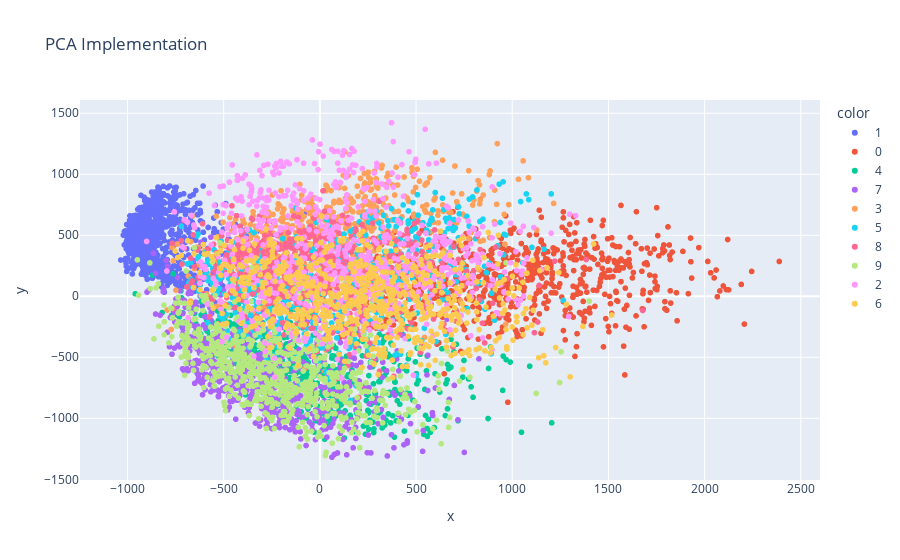

Here is the notebook cell this chart was saved with:
### Code cell
px.scatter(x=X_pca[:,0],y=X_pca[:,1],color=y.astype(str),title='PCA Implementation')

### Figure 1 — Plotly figure (JSON) as saved in the notebook; plotly's stock layout.template omitted (floating-point values rounded to 4 significant figures; data arrays with more than 128 entries replaced by an {"elided": "..."} marker saying what was removed)
{"data": [{"hovertemplate": "color=1<br>x=%{x}<br>y=%{y}<extra></extra>", "legendgroup": "1", "marker": {"color": "#636efa", "symbol": "circle"}, "mode": "markers", "name": "1", "showlegend": true, "type": "scattergl", "x": {"elided": "790 float values"}, "xaxis": "x", "y": {"elided": "790 float values"}, "yaxis": "y"}, {"hovertemplate": "color=0<br>x=%{x}<br>y=%{y}<extra></extra>", "legendgroup": "0", "marker": {"color": "#EF553B", "symbol": "circle"}, "mode": "markers", "name": "0", "showlegend": true, "type": "scattergl", "x": {"elided": "701 float values"}, "xaxis": "x", "y": {"elided": "701 float values"}, "yaxis": "y"}, {"hovertemplate": "color=4<br>x=%{x}<br>y=%{y}<extra></extra>", "legendgroup": "4", "marker": {"color": "#00cc96", "symbol": "circle"}, "mode": "markers", "name": "4", "showlegend": true, "type": "scattergl", "x": {"elided": "684 float values"}, "xaxis": "x", "y": {"elided": "684 float values"}, "yaxis": "y"}, {"hovertemplate": "color=7<br>x=%{x}<br>y=%{y}<extra></extra>", "legendgroup": "7", "marker": {"color": "#ab63fa", "symbol": "circle"}, "mode": "markers", "name": "7", "showlegend": true, "type": "scattergl", "x": {"elided": "750 float values"}, "xaxis": "x", "y": {"elided": "750 float values"}, "yaxis": "y"}, {"hovertemplate": "color=3<br>x=%{x}<br>y=%{y}<extra></extra>", "legendgroup": "3", "marker": {"color": "#FFA15A", "symbol": "circle"}, "mode": "markers", "name": "3", "showlegend": true, "type": "scattergl", "x": {"elided": "697 float values"}, "xaxis": "x", "y": {"elided": "697 float values"}, "yaxis": "y"}, {"hovertemplate": "color=5<br>x=%{x}<br>y=%{y}<extra></extra>", "legendgroup": "5", "marker": {"color": "#19d3f3", "symbol": "circle"}, "mode": "markers", "name": "5", "showlegend": true, "type": "scattergl", "x": {"elided": "645 float values"}, "xaxis": "x", "y": {"elided": "645 float values"}, "yaxis": "y"}, {"hovertemplate": "color=8<br>x=%{x}<br>y=%{y}<extra></extra>", "legendgroup": "8", "marker": {"color": "#FF6692", "symbol": "circle"}, "mode": "markers", "name": "8", "showlegend": true, "type": "scattergl", "x": {"elided": "676 float values"}, "xaxis": "x", "y": {"elided": "676 float values"}, "yaxis": "y"}, {"hovertemplate": "color=9<br>x=%{x}<br>y=%{y}<extra></extra>", "legendgroup": "9", "marker": {"color": "#B6E880", "symbol": "circle"}, "mode": "markers", "name": "9", "showlegend": true, "type": "scattergl", "x": {"elided": "716 float values"}, "xaxis": "x", "y": {"elided": "716 float values"}, "yaxis": "y"}, {"hovertemplate": "color=2<br>x=%{x}<br>y=%{y}<extra></extra>", "legendgroup": "2", "marker": {"color": "#FF97FF", "symbol": "circle"}, "mode": "markers", "name": "2", "showlegend": true, "type": "scattergl", "x": {"elided": "764 float values"}, "xaxis": "x", "y": {"elided": "764 float values"}, "yaxis": "y"}, {"hovertemplate": "color=6<br>x=%{x}<br>y=%{y}<extra></extra>", "legendgroup": "6", "marker": {"color": "#FECB52", "symbol": "circle"}, "mode": "markers", "name": "6", "showlegend": true, "type": "scattergl", "x": {"elided": "710 float values"}, "xaxis": "x", "y": {"elided": "710 float values"}, "yaxis": "y"}], "layout": {"autosize": true, "legend": {"title": {"text": "color"}, "tracegroupgap": 0}, "title": {"text": "PCA Implementation"}, "xaxis": {"anchor": "y", "autorange": true, "domain": [0, 1], "range": [-1241.0, 2594.0], "title": {"text": "x"}, "type": "linear"}, "yaxis": {"anchor": "x", "autorange": true, "domain": [0, 1], "range": [-1545.0, 1648.0], "title": {"text": "y"}, "type": "linear"}}}
